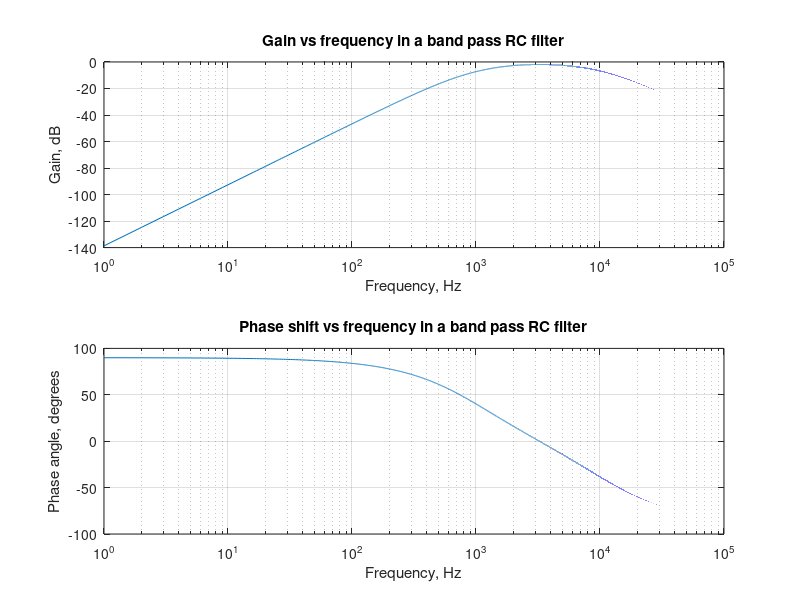

Write the MATLAB code that produced this figure.
% Theoretical Frequency range
x = 0:100000;
% Empirical frequency range
hz = [100 200 500 1000 2000 4000 5000 8000 10000 20000 50000 100000];
% Empirical data for low pass RC
% gain = [-19.288 -14.155 -7.230 -3.479 -1.830 -1.724 -1.884 -2.615 -3.223 -6.558 -13.351 -19.332];
% phase = [80.64 80.64 59.04 38.88 15.84 -9.22 -14.40 -34.56 -41.76 -60.48 -77.76 -87.84];

%%%%%%%%%%%%%%%%%%%%%%%%%%%%%%%%%%%%%%%%%
% Bandpass RC transfer function
R = 330;
C1 = 0.47*10^(-6);
C2 = 0.047*10^(-6);
y1 = 1./sqrt(1 + (2*pi*C2*R.*x).^2);
y2 = R./sqrt(R^2 + (1./(2*pi*C1.*x)).^2);
y = y1.*y2;
theta1 = -atan(2*pi*R*C2.*x);
theta2 = -atan(-1./(2*pi*R*C1.*x));
theta = theta1 + theta2;
%%%%%%%%%%%%%%%%%%%%%%%%%%%%%%%%%%%%%%%%%

% log gain conversion
ylog = 20*log(y);

% frequency vs. gain
subplot(2,1,1)
semilogx(x,ylog)
grid on
xlabel('Frequency, Hz')
ylabel('Gain, dB')
title('Gain vs frequency in a band pass RC filter')
% hold on
% semilogx(hz,gain,'o')

%frequency vs. phase
subplot(2,1,2)
theta = theta*360/(2*pi);
semilogx(x,theta)
grid on
xlabel('Frequency, Hz')
ylabel('Phase angle, degrees')
title('Phase shift vs frequency in a band pass RC filter')
% hold on
% semilogx(hz,phase,'o')